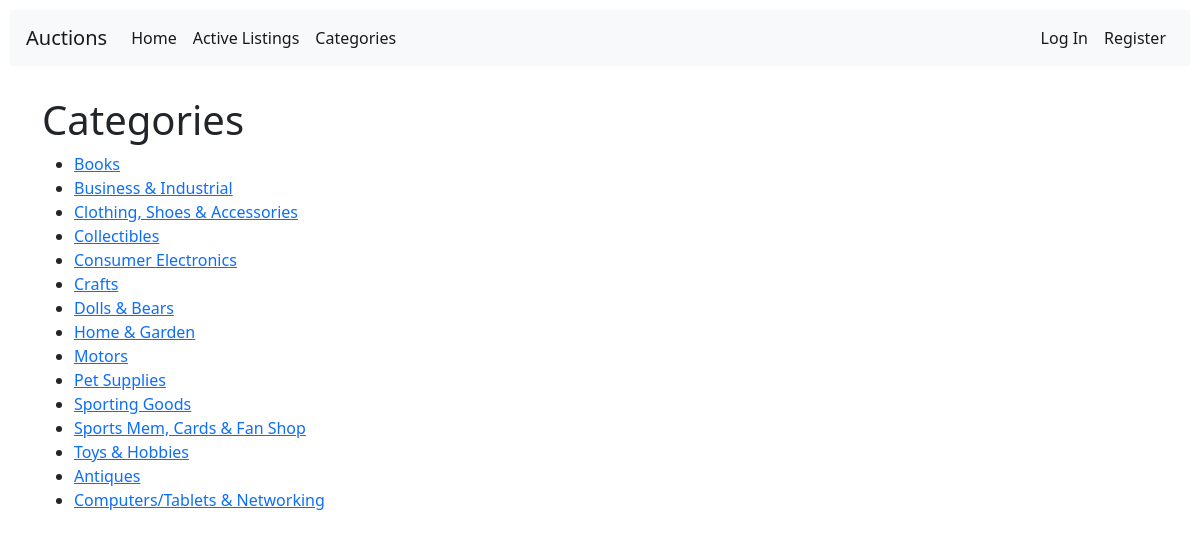
/categories, run on an earlier commit of the app's database.
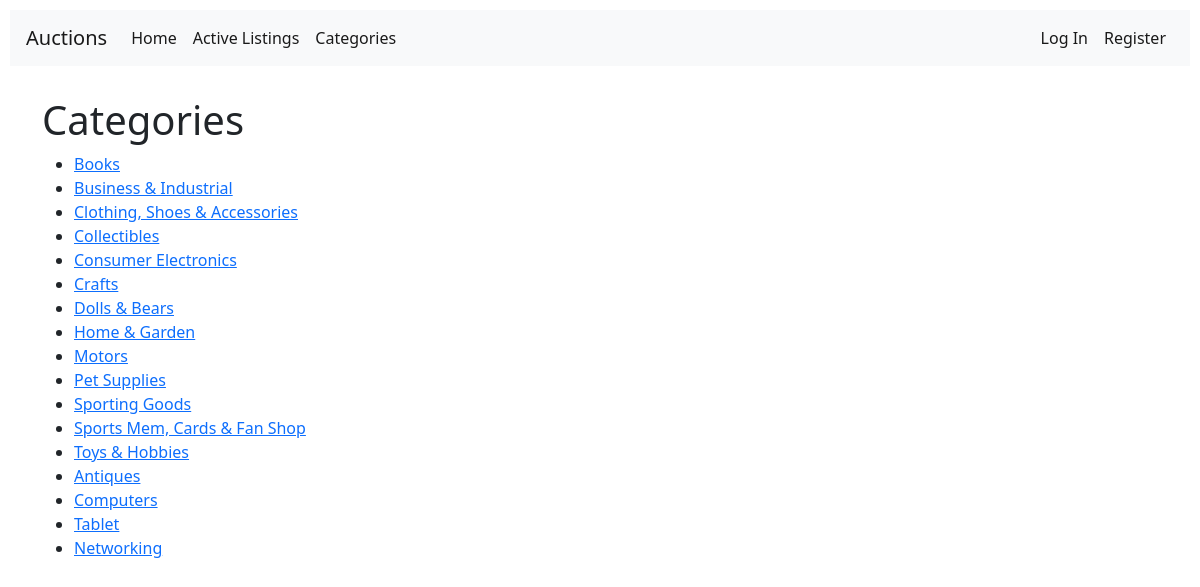
And on a later commit of the database.
### auctions/models.py (models this page shows, shortened)
class category(models.Model):
    category = models.CharField(max_length=40)

### auctions/views.py (the view)
# urls.py: path("categories", views.categories, name="categories"),
def categories(request):
    return render(request, "auctions/categories.html", {
        'categories': category.objects.all(),
    })

### auctions/templates/auctions/categories.html (shortened to what this page needs)
{% extends 'auctions/layout.html' %}
{% block body %}
    <h1>Categories</h1>
    <ul>
        {% for category in categories %}
            <li><a href="{% url 'showCategory' category.category %}">{{category.category}}</a></li>
        {% endfor %}
    </ul>
{% endblock %}

### auctions/templates/auctions/layout.html (shortened to what this page needs)
{% load static %}
<!DOCTYPE html>
<html lang="en">
    <head>
        <link rel="stylesheet" href="https://stackpath.bootstrapcdn.com/bootstrap/4.4.1/css/bootstrap.min.css">
        <link href="https://cdn.jsdelivr.net/npm/bootstrap@5.0.2/dist/css/bootstrap.min.css" rel="stylesheet">
        <link href="{% static 'auctions/styles.css' %}" rel="stylesheet">
    </head>
    <body>
        <nav class="navbar navbar-expand-lg navbar-light bg-light">
            <a class="navbar-brand" href="{% url 'index' %}">Auctions</a>
            <div class="collapse navbar-collapse" id="navbarNav">
                <ul class="navbar-nav">
                    <li class="nav-item active">
                    <a class="nav-link" href="{% url 'index' %}">Home <span class="sr-only">(current)</span></a>
                    </li>
                    <li class="nav-item active">
                        <a class="nav-link" href="{% url 'index' %}">Active Listings</a>
                    </li>
                    <li class="nav-item active">
                        <a class="nav-link" href="{% url 'categories' %}">Categories</a>
                    </li>
                </ul>
                {% if user.is_authenticated %}
                    <ul class="navbar-nav ms-auto">
                        <li class="nav-item active">
                            <a class="nav-link" href="{% url 'watchList' %}">Watch List</a>
                        </li>
                        <li class="nav-item active">
                            <a class="nav-link" href="#">{{user.username}}</a>
                        </li>
                        <li class="nav-item active">
                            <a class="nav-link" href="{% url 'logout' %}">Log Out</a>
                        </li>
                    </ul>
                {% else %}
                    <ul class="navbar-nav ms-auto">
                        <li class="nav-item active">
                            <a class="nav-link" href="{% url 'login' %}">Log In</a>
                        </li>
                        <li class="nav-item active">
                            <a class="nav-link" href="{% url 'register' %}">Register</a>
                        </li>
                    </ul>
                {% endif %}
            </div>
        </nav>
        <div class="container">
            {% block body %}
            {% endblock %}
        </div>
    </body>
</html>

### auctions/static/auctions/styles.css (style rules this page uses)
body { padding: 10px; }
.navbar { margin-bottom: 30px; }

What changed in the data, as far as the page shows it:
removed category: category "Computers/Tablets & Networking"
added category: category "Computers"
added category: category "Tablet"
added category: category "Networking"
